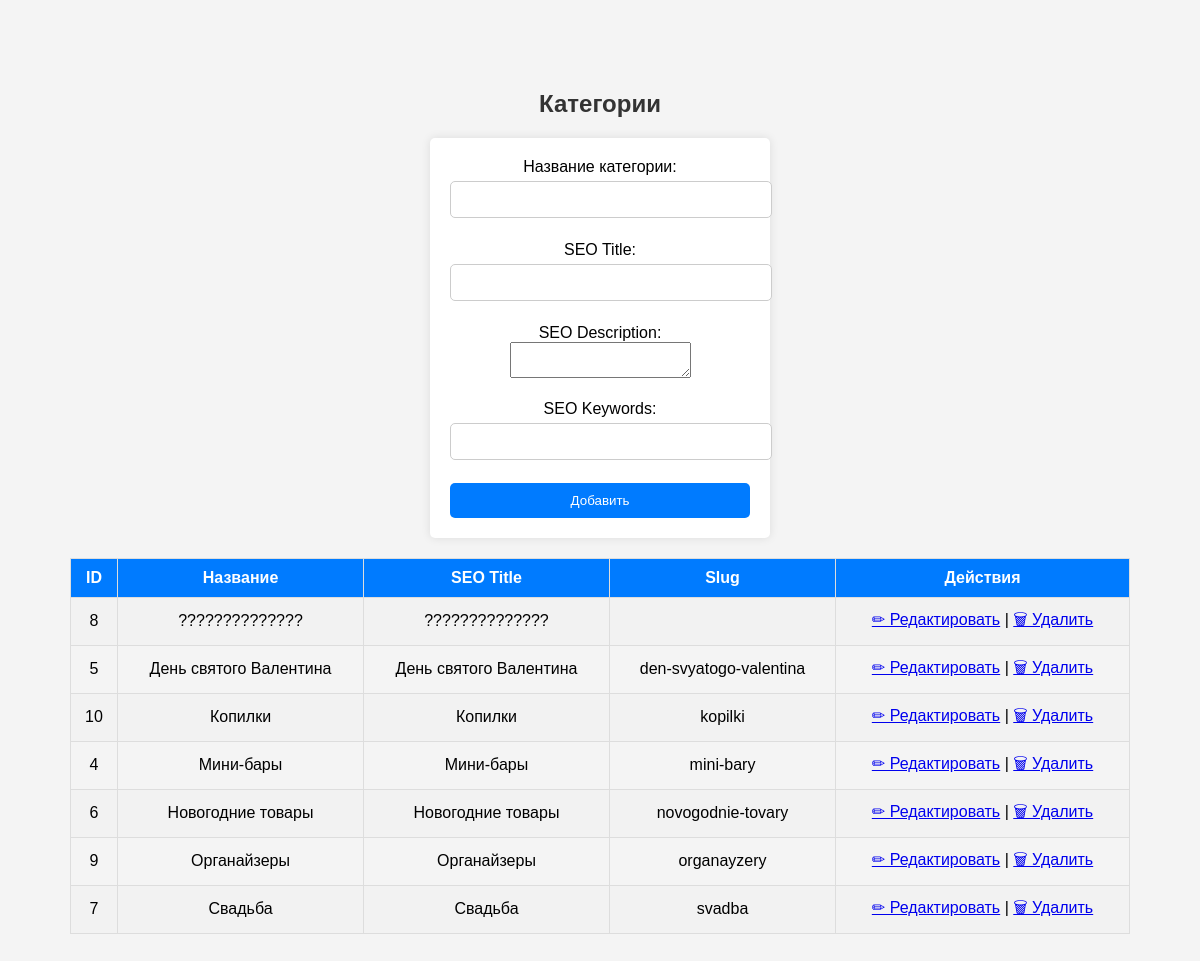
The page /admin/categories.php (signed in) on the database as committed earlier.
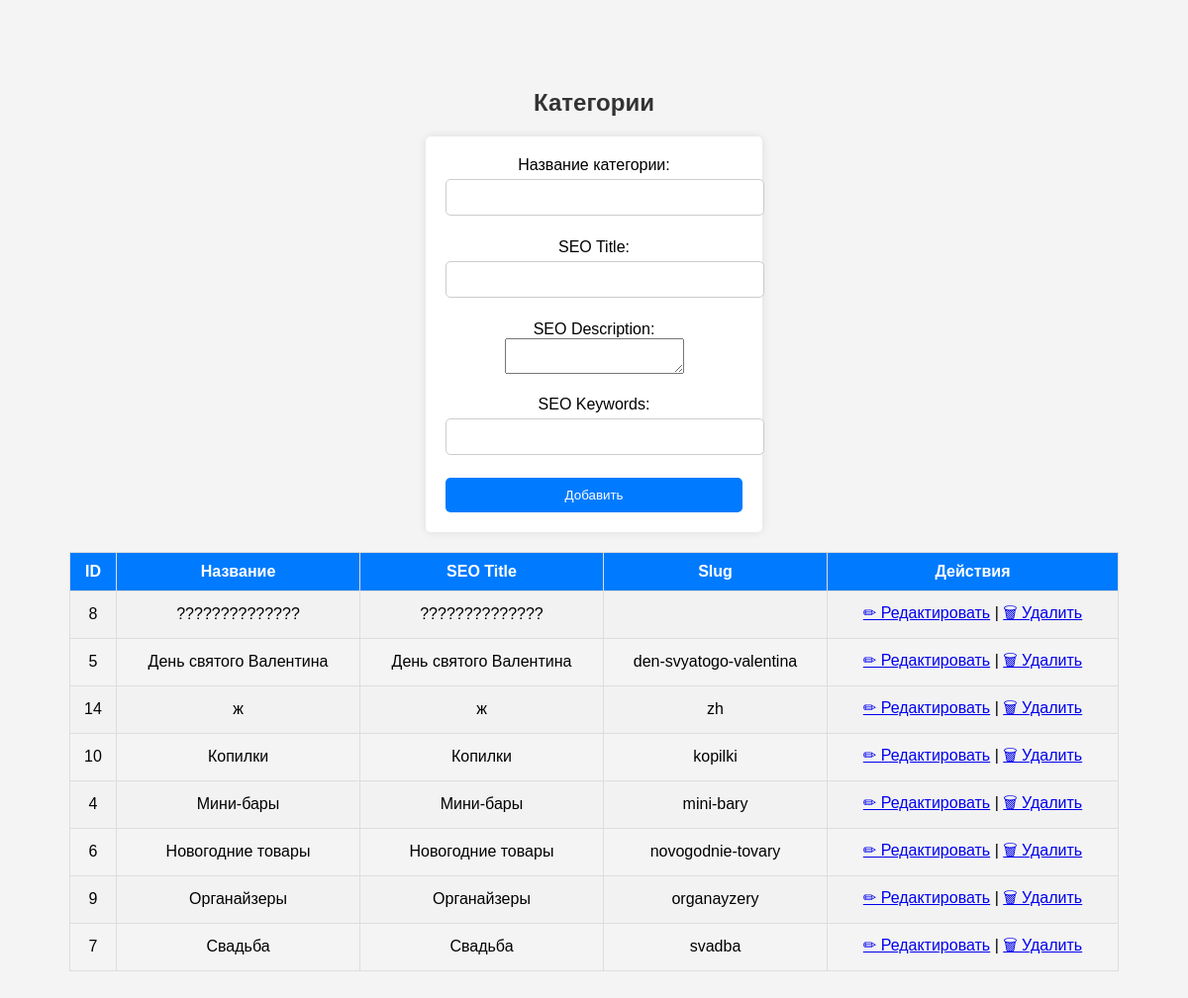
The same page on the database as committed later.
### tables this page shows
CREATE TABLE `categories` (
  `id` int(11) NOT NULL AUTO_INCREMENT,
  `name` varchar(100) NOT NULL,
  `seo_title` varchar(255) DEFAULT NULL,
  `seo_description` text DEFAULT NULL,
  `seo_keywords` text DEFAULT NULL,
  `slug` varchar(255) DEFAULT NULL,
  PRIMARY KEY (`id`),
  UNIQUE KEY `name` (`name`),
  UNIQUE KEY `slug` (`slug`)
);

### admin/categories.php (the view, shortened to what this page needs)
<?php
require_once '../database/db.php';
$categories = $conn->query("SELECT * FROM categories ORDER BY name ASC")->fetchAll(PDO::FETCH_ASSOC);
?>
<!DOCTYPE html>
<html lang="ru">
<head>
    <link rel="stylesheet" href="styles.css">
</head>
<body>
    <h2>Категории</h2>
    <form method="POST">
        <label>Название категории:</label>
        <input type="text" name="name" required><br><br>
        <label>SEO Title:</label>
        <input type="text" name="seo_title"><br><br>
        <label>SEO Description:</label>
        <textarea name="seo_description"></textarea><br><br>
        <label>SEO Keywords:</label>
        <input type="text" name="seo_keywords"><br><br>
        <button type="submit">Добавить</button>
    </form>
    <table border="1">
        <tr>
            <th>ID</th>
            <th>Название</th>
            <th>SEO Title</th>
            <th>Slug</th>
            <th>Действия</th>
        </tr>
        <?php foreach ($categories as $cat): ?>
            <tr>
                <td><?= $cat['id']; ?></td>
                <td><?= htmlspecialchars($cat['name']); ?></td>
                <td><?= htmlspecialchars($cat['seo_title']); ?></td>
                <td><?= htmlspecialchars($cat['slug']); ?></td>
                <td>
                    <a href="edit_category.php?id=<?= $cat['id']; ?>">✏ Редактировать</a> |
                    <a href="delete_category.php?id=<?= $cat['id']; ?>" onclick="return confirm('Удалить категорию?');">🗑 Удалить</a>
                </td>
            </tr>
        <?php endforeach; ?>
    </table>
</body>
</html>

Rows that differ between the two databases and show on the page:
added categories: id "14", name "ж", seo_title "ж", slug "zh"
